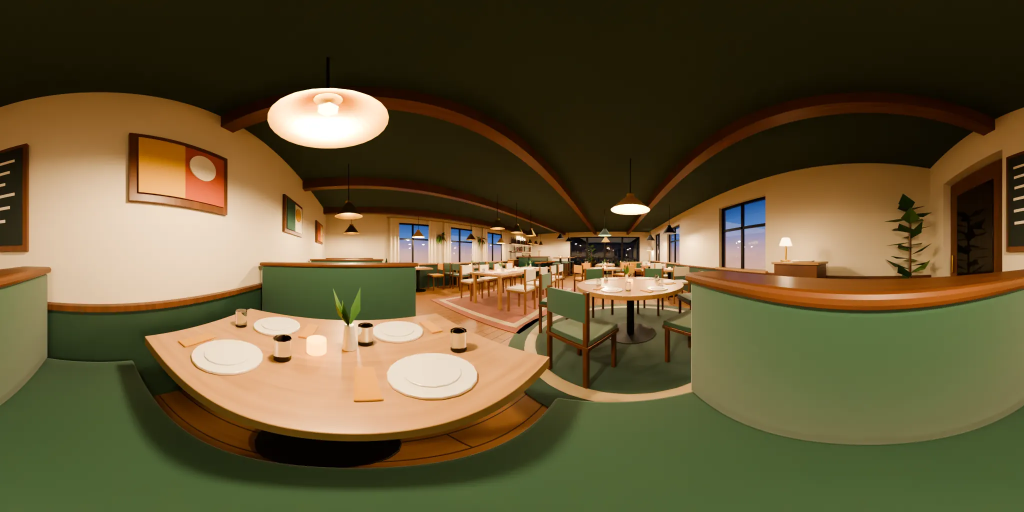
#> input picture ukazky/restauracia/assets/pohlad/stol-01-360.webp, 2048 x 1024 px (shown at 1/2 size); its folder holds only this picture in this run
$ python prep.py ../assets/pohlad/stol-01-360.webp ../assets/pohlad/stol-01-720.webp
#> lines starting #> are read from the running program, lines starting #| are printed output that depends on the picture
# Prevedie rendery z Blenderu (PNG) na WebP pre stránku.
# Spustenie: python tools/prep.py <main.png>
#            python tools/prep.py --pohlady <priečinok so stol-NN.png>   (pohľady hostí od stolov)
#            python tools/prep.py --pano <priečinok so stol-NN-360.png>  (360° panorámy z miesta hosťa)
import sys, os, glob
from PIL import Image

root = os.path.normpath(os.path.join(os.path.dirname(os.path.abspath(__file__)), '..'))
out = os.path.join(root, 'assets')

def save(img, name, width, quality, **kw):
    if img.width != width:
        img = img.resize((width, round(img.height * width / img.width)), Image.LANCZOS)
    p = os.path.join(out, name)
    img.save(p, 'WEBP', quality=quality, method=6, **kw)
    print(name, img.size, os.path.getsize(p) // 1024, 'kB')

if sys.argv[1] == '--pano':
    os.makedirs(os.path.join(out, 'pohlad'), exist_ok=True)
    for f in sorted(glob.glob(os.path.join(sys.argv[2], 'stol-[0-9][0-9]-360.png'))):
        save(Image.open(f).convert('RGB'), 'pohlad/%s.webp' % os.path.basename(f)[:-4], 2048, 78)
elif sys.argv[1] == '--pohlady':
    os.makedirs(os.path.join(out, 'pohlad'), exist_ok=True)
    for f in sorted(glob.glob(os.path.join(sys.argv[2], 'stol-[0-9][0-9].png'))):
        im = Image.open(f).convert('RGB'); n = os.path.basename(f)[:-4]
        save(im, 'pohlad/%s.webp' % n, 1440, 80)
        save(im, 'pohlad/%s-720.webp' % n, 720, 76)
else:
    main = Image.open(sys.argv[1]).convert('RGBA')
    save(main, 'sala.webp', 1600, 88, alpha_quality=92)
#| sala.webp (1600, 800) 67 kB
    save(main, 'sala-1000.webp', 1000, 84, alpha_quality=92)
#> call 2 of save, with name = 'sala-1000.webp', width = 1000, quality = 84
#> in save (call 2), `img = img.resize((width, round(img.height * width / img.width)), Image..`:
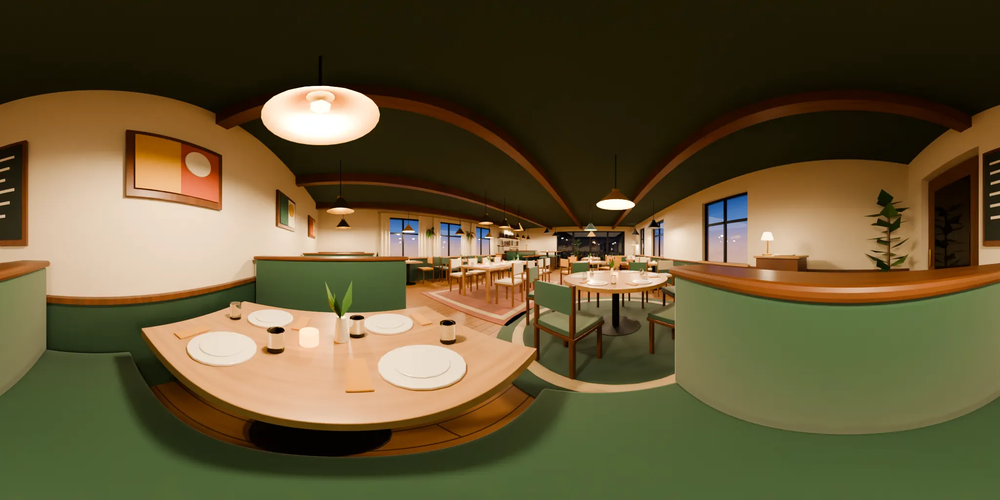
#> img: PIL image 1000x500 RGBA; mean R, G, B, A 97.3, 85.1, 52.5, 255
#| sala-1000.webp (1000, 500) 31 kB

$ run again, on ukazky/restauracia/assets/pohlad/stol-02.webp
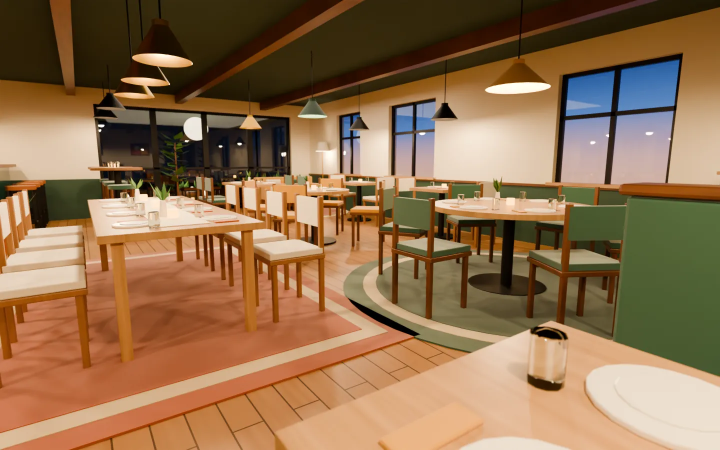
#> input picture ukazky/restauracia/assets/pohlad/stol-02.webp, 1440 x 900 px (shown at 1/2 size)
#| sala.webp (1600, 1000) 102 kB
#> in save (call 2), `img = img.resize((width, round(img.height * width / img.width)), Image..`:
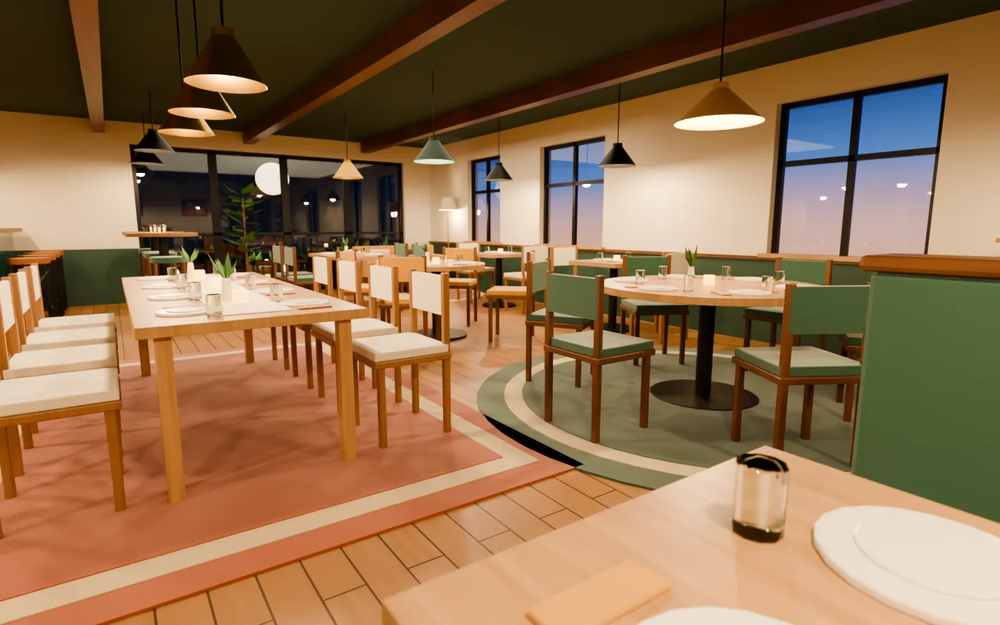
#> img: PIL image 1000x625 RGBA; mean R, G, B, A 144.5, 111.9, 79, 255
#| sala-1000.webp (1000, 625) 52 kB

$ run again, on ukazky/restauracia/assets/pohlad/stol-03-360.webp
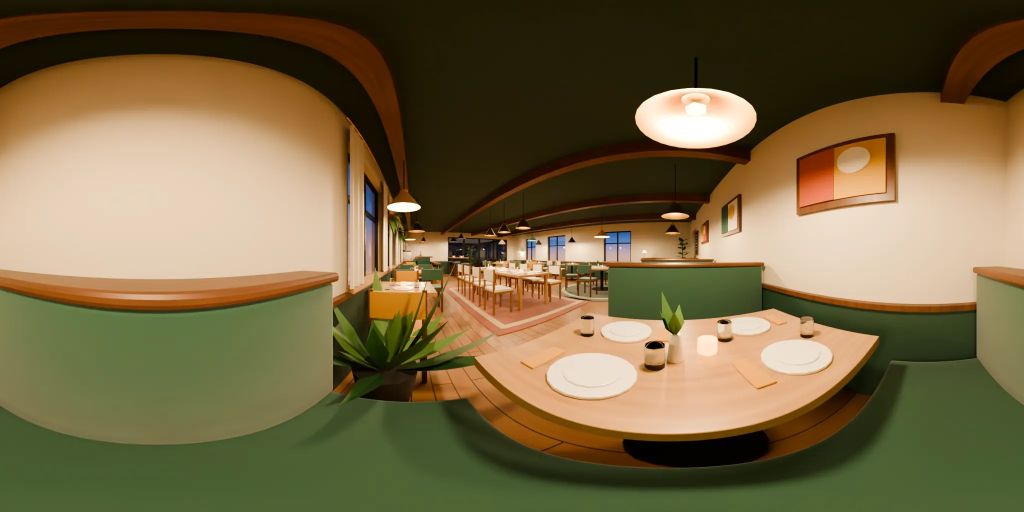
#> input picture ukazky/restauracia/assets/pohlad/stol-03-360.webp, 2048 x 1024 px (shown at 1/2 size)
#| sala.webp (1600, 800) 63 kB
#> in save (call 2), `img = img.resize((width, round(img.height * width / img.width)), Image..`:
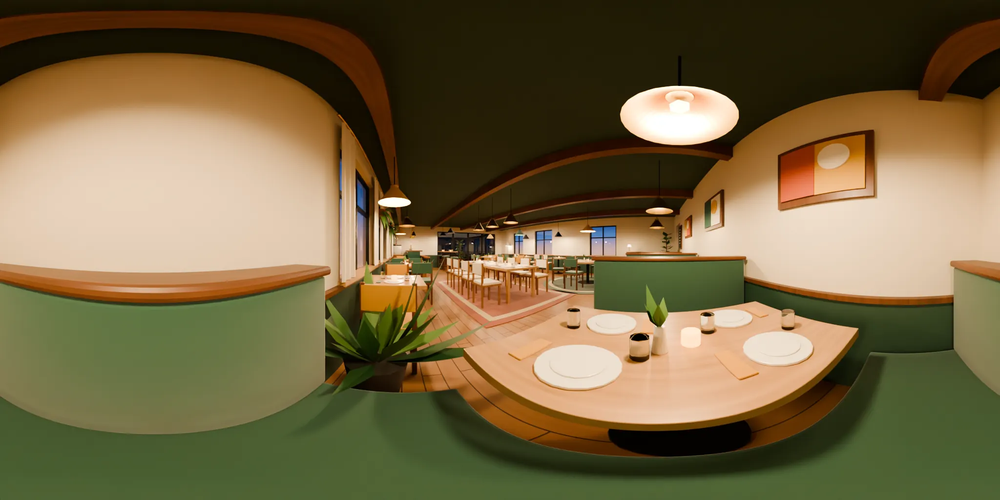
#> img: PIL image 1000x500 RGBA; mean R, G, B, A 118, 102.3, 67.1, 255
#| sala-1000.webp (1000, 500) 30 kB
